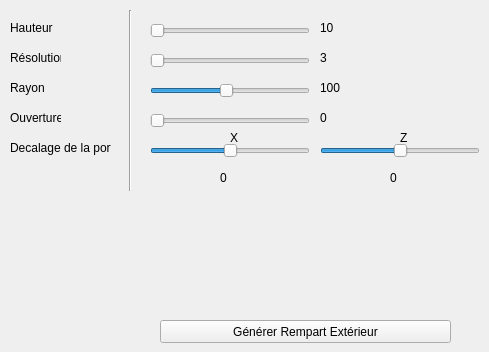
      <widget class="QWidget" name="shapes_rampart_ext_tab">
       <attribute name="title">
        <string>Rempart exterieur</string>
       </attribute>
       <widget class="QLabel" name="label_7">
        <property name="geometry">
         <rect>
          <x>10</x>
          <y>50</y>
          <width>51</width>
          <height>16</height>
         </rect>
        </property>
        <property name="text">
         <string>Résolution</string>
        </property>
       </widget>
       <widget class="QLabel" name="label_8">
        <property name="geometry">
         <rect>
          <x>10</x>
          <y>110</y>
          <width>51</width>
          <height>16</height>
         </rect>
        </property>
        <property name="text">
         <string>Ouverture</string>
        </property>
       </widget>
       <widget class="QLabel" name="label_9">
        <property name="geometry">
         <rect>
          <x>10</x>
          <y>140</y>
          <width>101</width>
          <height>16</height>
         </rect>
        </property>
        <property name="text">
         <string>Decalage de la porte</string>
        </property>
       </widget>
       <widget class="QLabel" name="label_10">
        <property name="geometry">
         <rect>
          <x>10</x>
          <y>20</y>
          <width>51</width>
          <height>16</height>
         </rect>
        </property>
        <property name="text">
         <string>Hauteur</string>
        </property>
       </widget>
       <widget class="QLabel" name="label_11">
        <property name="geometry">
         <rect>
          <x>10</x>
          <y>80</y>
          <width>51</width>
          <height>16</height>
         </rect>
        </property>
        <property name="text">
         <string>Rayon</string>
        </property>
       </widget>
       <widget class="Line" name="line_3">
        <property name="geometry">
         <rect>
          <x>120</x>
          <y>10</y>
          <width>20</width>
          <height>181</height>
         </rect>
        </property>
        <property name="orientation">
         <enum>Qt::Vertical</enum>
        </property>
       </widget>
       <widget class="QSlider" name="re_hauteur">
        <property name="geometry">
         <rect>
          <x>150</x>
          <y>20</y>
          <width>160</width>
          <height>22</height>
         </rect>
        </property>
        <property name="minimum">
         <number>10</number>
        </property>
        <property name="maximum">
         <number>20</number>
        </property>
        <property name="orientation">
         <enum>Qt::Horizontal</enum>
        </property>
       </widget>
       <widget class="QSlider" name="re_resolution">
        <property name="geometry">
         <rect>
          <x>150</x>
          <y>50</y>
          <width>160</width>
          <height>22</height>
         </rect>
        </property>
        <property name="minimum">
         <number>3</number>
        </property>
        <property name="maximum">
         <number>20</number>
        </property>
        <property name="orientation">
         <enum>Qt::Horizontal</enum>
        </property>
       </widget>
       <widget class="QSlider" name="re_rayon">
        <property name="geometry">
         <rect>
          <x>150</x>
          <y>80</y>
          <width>160</width>
          <height>22</height>
         </rect>
        </property>
        <property name="minimum">
         <number>10</number>
        </property>
        <property name="maximum">
         <number>200</number>
        </property>
        <property name="value">
         <number>100</number>
        </property>
        <property name="orientation">
         <enum>Qt::Horizontal</enum>
        </property>
       </widget>
       <widget class="QSlider" name="re_ouverture">
        <property name="geometry">
         <rect>
          <x>150</x>
          <y>110</y>
          <width>160</width>
          <height>22</height>
         </rect>
        </property>
        <property name="orientation">
         <enum>Qt::Horizontal</enum>
        </property>
       </widget>
       <widget class="QSlider" name="re_decalageX">
        <property name="geometry">
         <rect>
          <x>150</x>
          <y>140</y>
          <width>160</width>
          <height>22</height>
         </rect>
        </property>
        <property name="minimum">
         <number>-20</number>
        </property>
        <property name="maximum">
         <number>20</number>
        </property>
        <property name="orientation">
         <enum>Qt::Horizontal</enum>
        </property>
       </widget>
       <widget class="QSlider" name="re_decalageZ">
        <property name="geometry">
         <rect>
          <x>320</x>
          <y>140</y>
          <width>160</width>
          <height>22</height>
         </rect>
        </property>
        <property name="minimum">
         <number>-20</number>
        </property>
        <property name="maximum">
         <number>20</number>
        </property>
        <property name="orientation">
         <enum>Qt::Horizontal</enum>
        </property>
       </widget>
       <widget class="QLabel" name="label_36">
        <property name="geometry">
         <rect>
          <x>230</x>
          <y>130</y>
          <width>16</width>
          <height>16</height>
         </rect>
        </property>
        <property name="text">
         <string>X</string>
        </property>
       </widget>
       <widget class="QLabel" name="label_37">
        <property name="geometry">
         <rect>
          <x>400</x>
          <y>130</y>
          <width>16</width>
          <height>16</height>
         </rect>
        </property>
        <property name="text">
         <string>Z</string>
        </property>
       </widget>
       <widget class="QLabel" name="label_53">
        <property name="geometry">
         <rect>
          <x>320</x>
          <y>20</y>
          <width>51</width>
          <height>16</height>
         </rect>
        </property>
        <property name="text">
         <string>&lt;html&gt;&lt;head/&gt;&lt;body&gt;&lt;p&gt;10&lt;/p&gt;&lt;/body&gt;&lt;/html&gt;</string>
        </property>
       </widget>
       <widget class="QLabel" name="label_54">
        <property name="geometry">
         <rect>
          <x>320</x>
          <y>50</y>
          <width>51</width>
          <height>16</height>
         </rect>
        </property>
        <property name="text">
         <string>3</string>
        </property>
       </widget>
       <widget class="QLabel" name="label_55">
        <property name="geometry">
         <rect>
          <x>320</x>
          <y>80</y>
          <width>51</width>
          <height>16</height>
         </rect>
        </property>
        <property name="text">
         <string>100</string>
        </property>
       </widget>
       <widget class="QLabel" name="label_56">
        <property name="geometry">
         <rect>
          <x>320</x>
          <y>110</y>
          <width>51</width>
          <height>16</height>
         </rect>
        </property>
        <property name="text">
         <string>0</string>
        </property>
       </widget>
       <widget class="QLabel" name="label_57">
        <property name="geometry">
         <rect>
          <x>220</x>
          <y>170</y>
          <width>51</width>
          <height>16</height>
         </rect>
        </property>
        <property name="text">
         <string>0</string>
        </property>
       </widget>
       <widget class="QLabel" name="label_58">
        <property name="geometry">
         <rect>
          <x>390</x>
          <y>170</y>
          <width>51</width>
          <height>16</height>
         </rect>
        </property>
        <property name="text">
         <string>0</string>
        </property>
       </widget>
       <widget class="QPushButton" name="generate_re_button">
        <property name="geometry">
         <rect>
          <x>160</x>
          <y>320</y>
          <width>291</width>
          <height>23</height>
         </rect>
        </property>
        <property name="text">
         <string>Générer Rempart Extérieur</string>
        </property>
       </widget>
      </widget>
